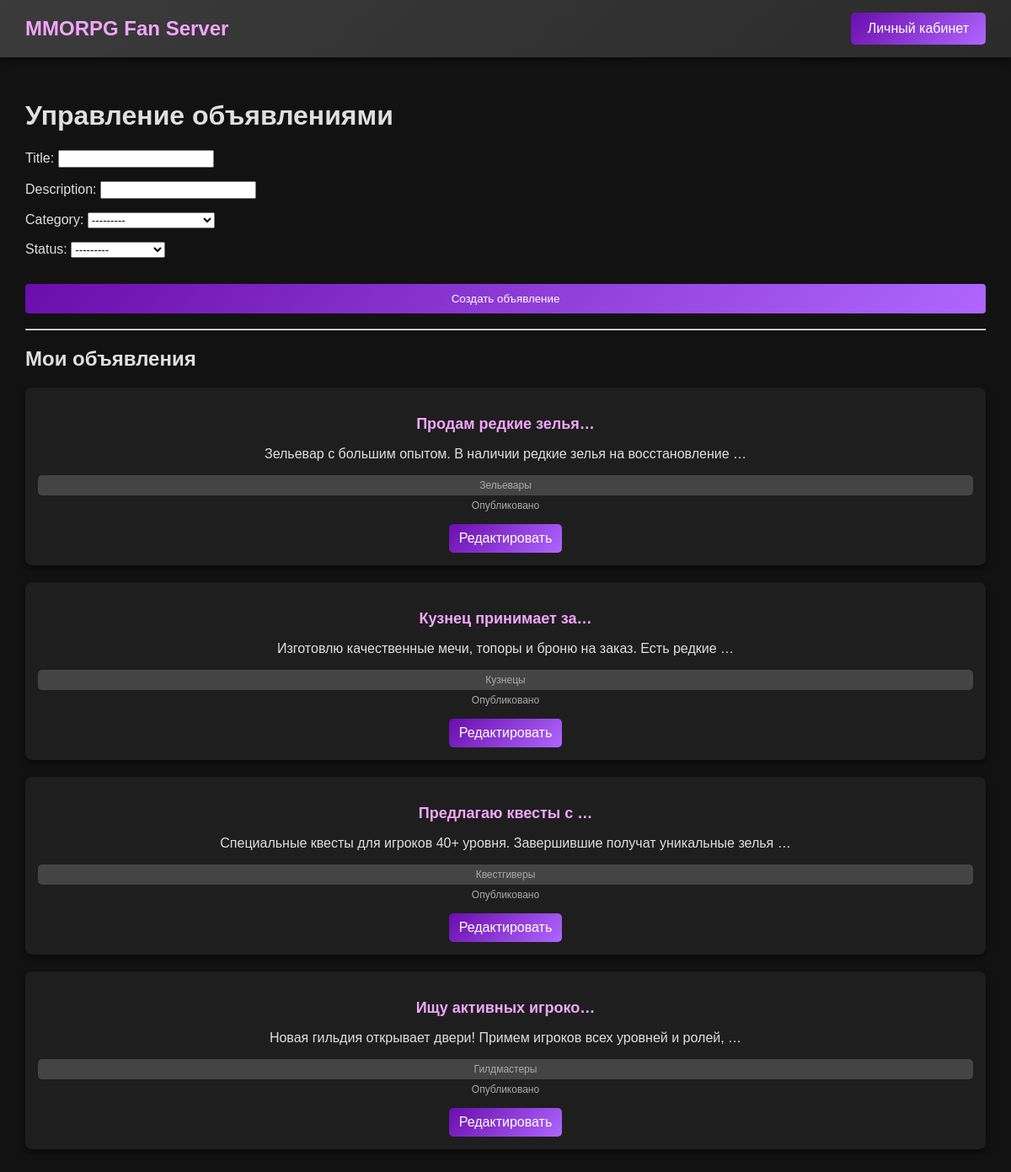
Screenshot of /create/ (signed in) with the database file from the repository.
### ads/models.py (models this page shows, shortened)
class Ad(models.Model): # объявления
    title = models.CharField(max_length=200)
    description = CKEditor5Field('Content', config_name='default')
    category = models.ForeignKey(Category, on_delete=models.CASCADE)
    author = models.ForeignKey(CustomUser, on_delete=models.CASCADE)
    created_at = models.DateTimeField(auto_now_add=True)
    updated_at = models.DateTimeField(auto_now=True)
    status = models.CharField(max_length=50, choices=[('published', 'Опубликовано'), ('draft', 'Черновик')])
    class Meta:
        ordering = ['-created_at']
        verbose_name = 'Объявление'
        verbose_name_plural = 'Объявления'

class Category(models.Model): # категории
    name = models.CharField(max_length=50)
    def __str__(self):
        return self.name
    class Meta:
        verbose_name = 'Категория'
        verbose_name_plural = 'Категории'

### ads/views.py (the view)
# urls.py: path('create/', views.createView, name='create'),
@login_required
def createView(request):
    ad_id = request.GET.get('edit')
    ad_to_edit = None
    if ad_id:
        ad_to_edit = get_object_or_404(Ad, id=ad_id, author=request.user)
        form = AdForm(request.POST or None, request.FILES or None, instance=ad_to_edit)
        if request.method == 'POST' and form.is_valid():
            form.save()
            return redirect('index')
    else:
        form = AdForm(request.POST or None, request.FILES or None)
        if request.method == 'POST' and form.is_valid():
            ad = form.save(commit=False)
            ad.author = request.user
            ad.save()
            messages.success(request, "Вы успешно добавили новость!")
            return redirect('index')
    ads = Ad.objects.filter(author=request.user)
    context = {
        'form': form,
        'ads': ads,
        'ad_to_edit': ad_to_edit,
    }
    return render(request, 'ads/myads.html', context)

### ads/forms.py
class AdForm(forms.ModelForm): # форма для создания объявлений
    description = forms.CharField(widget=CKEditor5Widget(config_name='default'))
    class Meta:
        model = Ad
        fields = ['title', 'description', 'category', 'status']

### ads/templates/ads/myads.html (shortened to what this page needs)
{% extends 'base.html' %}
{% load static %}
{% block content %}
<div class="main-container">
    <h1>Управление объявлениями</h1>
    <form method="post" enctype="multipart/form-data">
        {{ form.as_p }}
        <button type="submit" class="btn btn-primary">
            {% if ad_to_edit %} Сохранить изменения {% else %} Создать объявление {% endif %}
        </button>
    </form>
    <hr>
    <h2>Мои объявления</h2>
    <div class="user-ads-list">
        {% for ad in ads %}
            <div class="user-ad-card">
                <h3>{{ ad.title|truncatechars:20 }}</h3>
                <p>{{ ad.description|truncatewords:10|striptags }}</p>
                <span class="category">{{ ad.category }}</span>
                <span class="status">{{ ad.get_status_display }}</span>
                <a href="?edit={{ ad.id }}" class="btn btn-secondary small-btn">Редактировать</a>
            </div>
        {% endfor %}
    </div>
</div>
{% endblock %}

### static/css/styles.css (style rules this page uses)
body { background-color: #121212; color: #e0e0e0; font-family: Arial, sans-serif; margin: 0; padding: 0; }
.btn { display: inline-block; padding: 10px 20px; background: linear-gradient(135deg, #6a0dad, #b066ff); color: white; border: none; border-radius: 5px; cursor: pointer; text-decoration: none; transition: background 0.3s, transform 0.2s; }
.btn-primary { width: calc(100% - 20px); margin: 10px auto; }
.btn-secondary { margin-top: 10px; }
.category { display: inline-block; padding: 5px 10px; background-color: #444; color: #fff; border-radius: 5px; font-size: 12px; }
.btn-primary { margin-top: 15px; padding: 10px 20px; background: linear-gradient(135deg, #6a0dad, #b066ff); color: white; border-radius: 5px; cursor: pointer; width: 100%; transition: background 0.3s; }
.category, .status { display: block; font-size: 12px; color: #aaa; margin-bottom: 5px; }
.btn-secondary { display: inline-block; padding: 8px 16px; background: linear-gradient(135deg, #6a0dad, #b066ff); color: white; border-radius: 5px; cursor: pointer; transition: background 0.3s; text-align: center; }
.main-container { padding: 30px; max-width: 1200px; margin: auto; border-radius: 8px; }
.user-ads-list { display: block; margin-top: 20px; }
.user-ad-card { background: #1e1e1e; border-radius: 8px; box-shadow: 0 4px 8px rgba(0, 0, 0, 0.5); padding: 15px; margin-bottom: 20px; text-align: center; transition: transform 0.3s, box-shadow 0.3s; }
.user-ad-card h3 { color: #f3a5ff; font-size: 18px; margin-bottom: 8px; }
.user-ad-card .category, .user-ad-card .status { display: block; font-size: 12px; color: #aaa; margin-bottom: 5px; }
.btn.small-btn { padding: 8px 12px; background: linear-gradient(135deg, #6a0dad, #b066ff); color: white; border-radius: 5px; cursor: pointer; transition: background 0.3s; }
.btn-primary { background-color: #6a0dad; color: white; border: none; padding: 10px 20px; cursor: pointer; border-radius: 4px; transition: background 0.3s; }
.btn-secondary { background-color: #4b0082; color: white; border: none; padding: 10px 20px; cursor: pointer; border-radius: 4px; transition: background 0.3s; }

### rows the page displays
Ad: title "Продам редкие зелья…", description "Зельевар с большим опытом. В наличии редкие зелья на восстановление …", category "Зельевары", status "Опубликовано"
Ad: title "Кузнец принимает за…", description "Изготовлю качественные мечи, топоры и броню на заказ. Есть редкие …", category "Кузнецы", status "Опубликовано"
Ad: title "Предлагаю квесты с …", description "Специальные квесты для игроков 40+ уровня. Завершившие получат уникальные зелья …", category "Квестгиверы", status "Опубликовано"
Ad: title "Ищу активных игроко…", description "Новая гильдия открывает двери! Примем игроков всех уровней и ролей, …", category "Гилдмастеры", status "Опубликовано"
